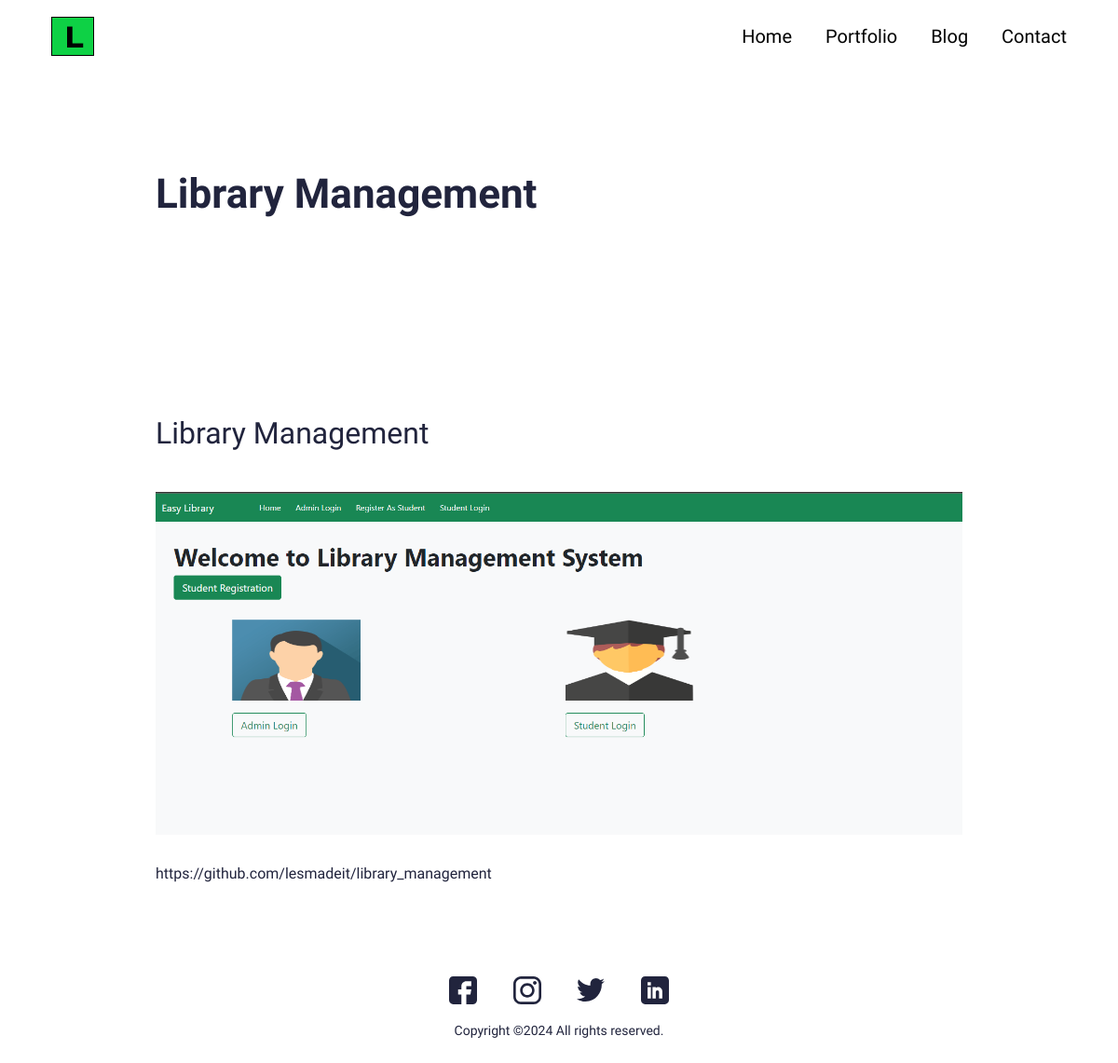
The page /portfolio/library-management on the database as committed earlier.
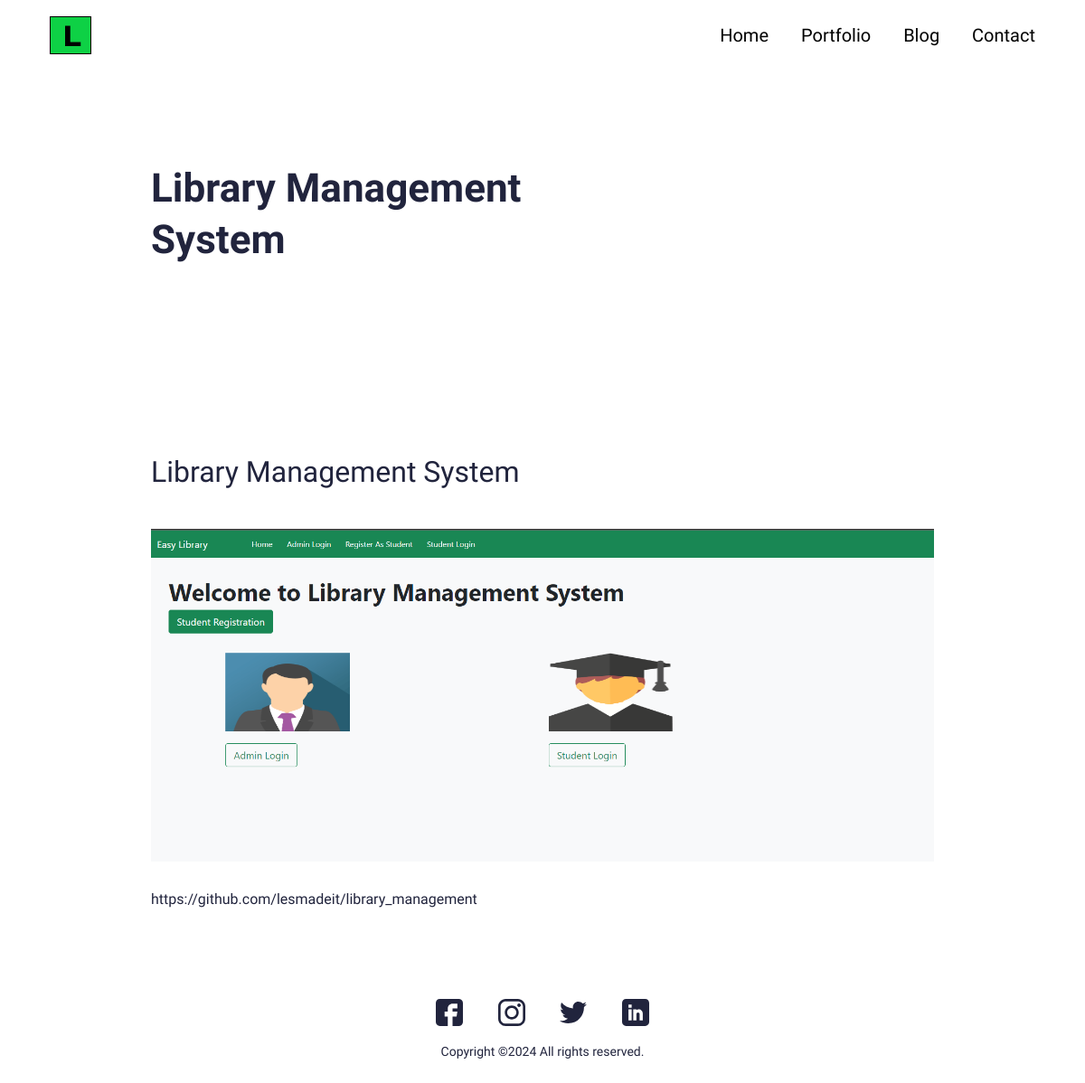
The same page on the database as committed later.
### main/models.py (models this page shows, shortened)
class Portfolio(models.Model):
    class Meta:
        verbose_name_plural = 'Portforlio Profiles'
        verbose_name = 'Portforlio'
        ordering = ["name"]
    date = models.DateTimeField(blank=True, null=True)
    name = models.CharField(max_length=200, blank=True, null=True)
    description = models.CharField(max_length=500, blank=True, null=True)
    body = RichTextField(blank=True, null=True)
    image = models.ImageField(blank=True, null=True, upload_to="portfolio")
    slug = models.SlugField(null=True, blank=True)
    is_active = models.BooleanField(default=True)

### main/views.py (the view)
# urls.py: path('portfolio/<slug:slug>', views.PortfolioDetailView.as_view(), name="portfolio"),
class PortfolioDetailView(generic.DetailView):
    model = Portfolio
    template_name = "main/portfolio-detail.html"

### resume/context_processors.py (called while the page is built)
def project_context(request):
    context = {
        'me' : User.objects.first(),
    }
    return context

### main/templates/main/portfolio-detail.html (shortened to what this page needs)
{% extends 'main/base.html' %}
{% load static %}
{% block content %}
<section>
  <div class="innerPageBannerCol">
    <div class="container">
      <div class="row g-4 g-md-3  align-items-center">
        <div class="col-md-6">
          <div class="bannerContent">
            <h1 class="xlTitle pb-md-3">{{object.name}}</h1>
          </div>
        </div>
      </div>
    </div>
  </div>
</section>
<section>
  <div class="sectionSpaceSm">
    <div class="container">
      {{object.body|safe}}
    </div>
  </div>
</section>
{%endblock%}

Rows that differ between the two databases and show on the page:
changed Portfolio: name "Library Management" → "Library Management System"; body "Library Management https://github.com/lesmadeit/library_management" → "Library Management System https://github.com/lesmadeit/library_management"
